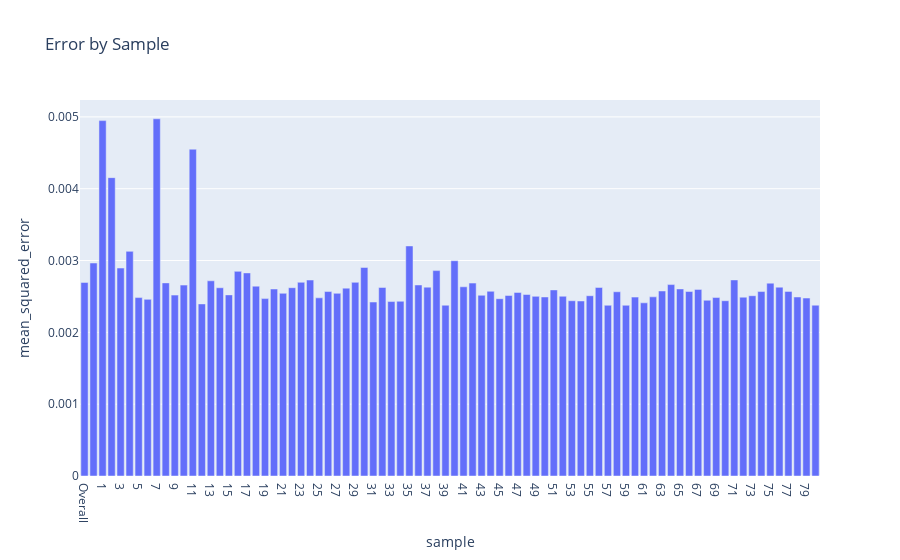

Notebook cell for this chart:
### Code cell
df.plot("sample", "mean_squared_error", kind="bar", title="Error by Sample")

### Figure 1 — Plotly figure (JSON) as saved in the notebook; plotly's stock layout.template omitted (floating-point values rounded to 4 significant figures)
{"data": [{"alignmentgroup": "True", "hovertemplate": "sample=%{x}<br>mean_squared_error=%{y}<extra></extra>", "legendgroup": "", "marker": {"color": "#636efa", "pattern": {"shape": ""}}, "name": "", "offsetgroup": "", "orientation": "v", "showlegend": false, "textposition": "auto", "type": "bar", "x": ["Overall", "0", "1", "2", "3", "4", "5", "6", "7", "8", "9", "10", "11", "12", "13", "14", "15", "16", "17", "18", "19", "20", "21", "22", "23", "24", "25", "26", "27", "28", "29", "30", "31", "32", "33", "34", "35", "36", "37", "38", "39", "40", "41", "42", "43", "44", "45", "46", "47", "48", "49", "50", "51", "52", "53", "54", "55", "56", "57", "58", "59", "60", "61", "62", "63", "64", "65", "66", "67", "68", "69", "70", "71", "72", "73", "74", "75", "76", "77", "78", "79", "80"], "xaxis": "x", "y": [0.002695, 0.002966, 0.004948, 0.004154, 0.002895, 0.003128, 0.002484, 0.00246, 0.004973, 0.002689, 0.002518, 0.002658, 0.00455, 0.002396, 0.002718, 0.002621, 0.002522, 0.002849, 0.002828, 0.002643, 0.00247, 0.002603, 0.002544, 0.002622, 0.002697, 0.002729, 0.00248, 0.002568, 0.002543, 0.002616, 0.002696, 0.002904, 0.002422, 0.002625, 0.002429, 0.002433, 0.003203, 0.00266, 0.002629, 0.00286, 0.002378, 0.002997, 0.002634, 0.002686, 0.002516, 0.002571, 0.002468, 0.002513, 0.002556, 0.002527, 0.002501, 0.002493, 0.002591, 0.002503, 0.00244, 0.002437, 0.00251, 0.002625, 0.002377, 0.002565, 0.002377, 0.002491, 0.002411, 0.002494, 0.002576, 0.002665, 0.002605, 0.002569, 0.002598, 0.002447, 0.002484, 0.00244, 0.00273, 0.00249, 0.00251, 0.002568, 0.002685, 0.002629, 0.00257, 0.002492, 0.002478, 0.002378], "yaxis": "y"}], "layout": {"barmode": "relative", "legend": {"tracegroupgap": 0}, "title": {"text": "Error by Sample"}, "xaxis": {"anchor": "y", "domain": [0, 1], "title": {"text": "sample"}}, "yaxis": {"anchor": "x", "domain": [0, 1], "title": {"text": "mean_squared_error"}}}}
